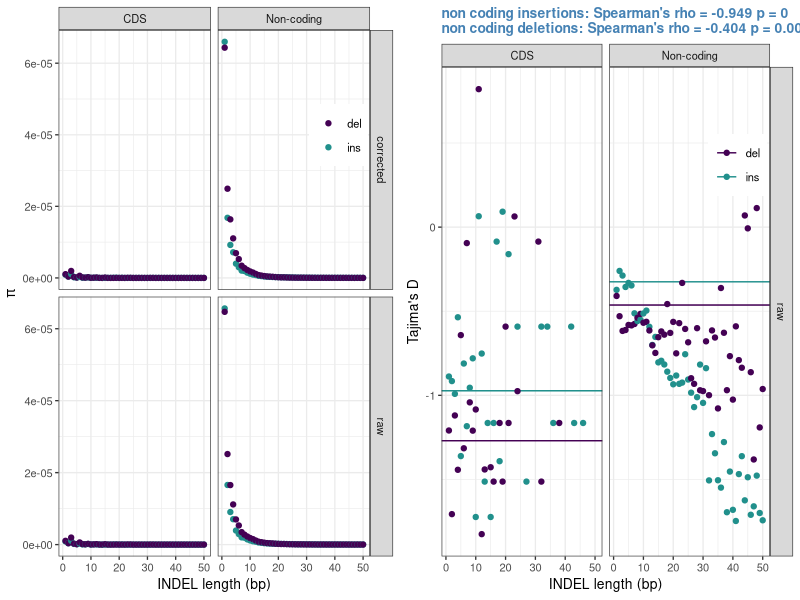
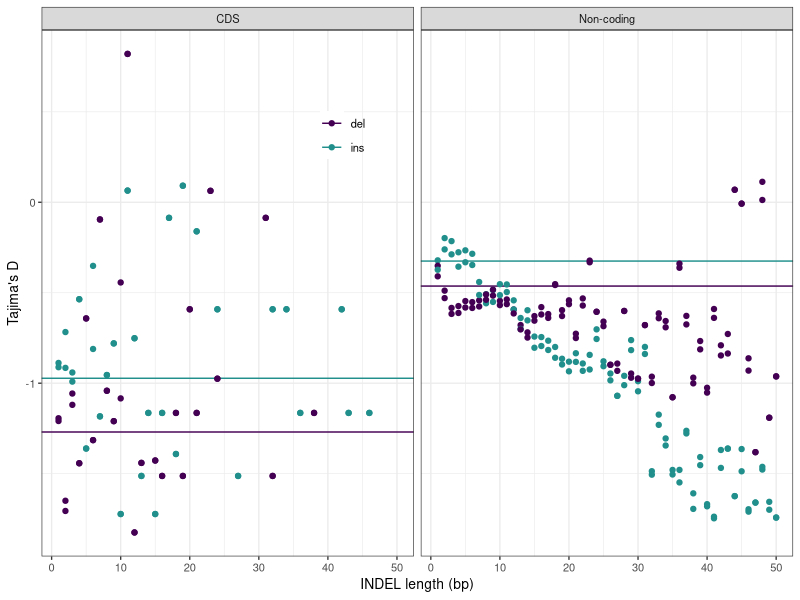

Source code (R) for these figures, in order:
library(ggplot2)
library(viridis)
library(gridExtra)

cds_dat_raw = read.csv('gt_cds_indels_length_sum_raw.csv')
cds_dat_raw$region = 'CDS'
cds_dat_raw$sfs = 'raw'
nc_dat_raw = read.csv('gt_nc_indels_length_sum_raw.csv')
nc_dat_raw$sfs = 'raw'
nc_dat_raw$region = 'Non-coding'
cds_dat = read.csv('gt_cds_indels_length_sum.csv')
cds_dat$region = 'CDS'
cds_dat$sfs = 'corrected'
nc_dat = read.csv('gt_nc_indels_length_sum.csv')
nc_dat$sfs = 'corrected'
nc_dat$region = 'Non-coding'

all_dat = rbind(cds_dat, nc_dat, cds_dat_raw, nc_dat_raw)

str(all_dat)

# pi plots
pi_plot = ggplot(all_dat, aes(x=length, y=pi, colour=var_type)) +
    geom_point(stat='identity') +
    theme_bw(base_size=10) +
    scale_colour_manual(values=viridis(3)) +
    facet_grid(sfs~region, scales='free_y') +
    labs(x='INDEL length (bp)', y=expression(pi)) +
    theme(legend.title=element_blank(), legend.position=c(0.9, 0.8))

# taj cor
nc_ins = subset(all_dat, region=='Non-coding' & var_type=='ins' & sfs=='raw')
ncins_cor = cor.test(nc_ins$tajd, nc_ins$length, method='spearman')

nc_del = subset(all_dat, region=='Non-coding' & var_type=='del' & sfs=='raw')
ncdel_cor = cor.test(nc_del$tajd, nc_del$length, method='spearman')

print('insertions')
print(ncins_cor)
print('deletions')
print(ncdel_cor)

avg_dat = data.frame(tajd=c(-0.972881511536, -1.26992351684, -0.325084323868, -0.463188762236),
                     var_type=c('ins', 'del', 'ins', 'del'),
                     region=c('CDS', 'CDS', 'Non-coding', 'Non-coding'))


taj_plot = ggplot(subset(all_dat, sfs=='raw'), aes(x=length, y=tajd, colour=var_type, fill=var_type)) +
    geom_hline(data = avg_dat, aes(yintercept=tajd, colour=var_type)) +
    geom_point(stat='identity') +
    theme_bw(base_size=10) +
    scale_colour_manual(values=viridis(3)) +
    facet_grid(sfs~region) +
    labs(x='INDEL length (bp)', y="Tajima's D")+
    theme(legend.title=element_blank(), legend.position=c(0.9, 0.8),
    plot.title = element_text(size=10, colour='steel blue', face='bold')) +
    ggtitle(paste("non coding insertions: Spearman's", expression(rho), "=", signif(ncins_cor$estimate, 3),
           'p =', signif(ncins_cor$p.value, 6),
           "\nnon coding deletions: Spearman's", expression(rho), "=", signif(ncdel_cor$estimate, 3),
           'p =', signif(ncdel_cor$p.value, 3),sep=' '))

png('indel_length_summary_stats.png', width=12, height=6, res=320, units='in')

grid.arrange(pi_plot, taj_plot, ncol=2)

dev.off()

# supp mat plot

pdf('indel_length_tajd.pdf', width=6, height=3)

ggplot(all_dat, aes(x=length, y=tajd, colour=var_type, fill=var_type)) +
    geom_hline(data = avg_dat, aes(yintercept=tajd, colour=var_type)) +
    geom_point(stat='identity') +
    theme_bw(base_size=10) +
    scale_colour_manual(values=viridis(3)) +
    facet_wrap(~region, nrow=1) +
    labs(x='INDEL length (bp)', y="Tajima's D")+
    theme(legend.title=element_blank(), legend.position=c(0.4, 0.8), legend.background=element_blank())

dev.off()
